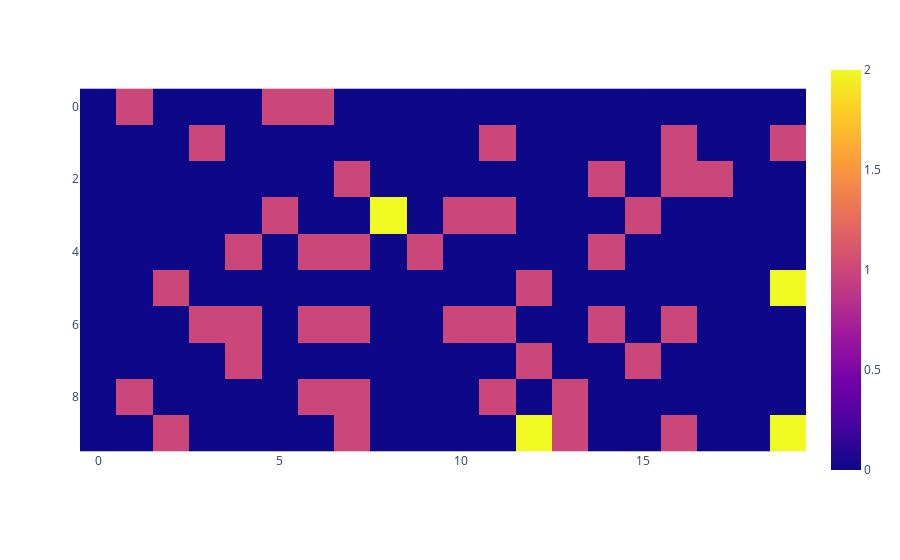

The notebook cell this image was saved under:
### Code cell
import plotly.express as px
import pandas as pd

fig = px.imshow(agent_counts)
fig.show()

### Figure 1 — Plotly figure (JSON) as saved in the notebook; plotly's stock layout.template omitted (floating-point values rounded to 4 significant figures; data arrays with more than 128 entries replaced by an {"elided": "..."} marker saying what was removed)
{"data": [{"coloraxis": "coloraxis", "hovertemplate": "x: %{x}<br>y: %{y}<br>color: %{z}<extra></extra>", "name": "0", "type": "heatmap", "xaxis": "x", "yaxis": "y", "z": {"elided": "10x20 int values"}}], "layout": {"coloraxis": {"colorscale": [[0, "#0d0887"], [0.1111, "#46039f"], [0.2222, "#7201a8"], [0.3333, "#9c179e"], [0.4444, "#bd3786"], [0.5556, "#d8576b"], [0.6667, "#ed7953"], [0.7778, "#fb9f3a"], [0.8889, "#fdca26"], [1, "#f0f921"]]}, "margin": {"t": 60}, "xaxis": {"anchor": "y", "constrain": "domain", "domain": [0, 1], "scaleanchor": "y"}, "yaxis": {"anchor": "x", "autorange": "reversed", "constrain": "domain", "domain": [0, 1]}}}
